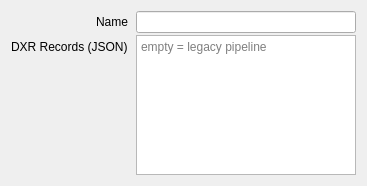
<?xml version="1.0" encoding="UTF-8"?>
<ui version="4.0">
 <class>ProgramProperties</class>
 <widget class="QWidget" name="ProgramProperties">
  <property name="geometry">
   <rect>
    <x>0</x>
    <y>0</y>
    <width>171</width>
    <height>175</height>
   </rect>
  </property>
  <layout class="QHBoxLayout" name="horizontalLayout">
   <item>
    <layout class="QFormLayout" name="formLayout">
     <property name="labelAlignment">
      <set>Qt::AlignRight|Qt::AlignTrailing|Qt::AlignVCenter</set>
     </property>
     <property name="horizontalSpacing">
      <number>8</number>
     </property>
     <property name="verticalSpacing">
      <number>2</number>
     </property>
     <property name="leftMargin">
      <number>0</number>
     </property>
     <property name="topMargin">
      <number>0</number>
     </property>
     <property name="rightMargin">
      <number>0</number>
     </property>
     <property name="bottomMargin">
      <number>0</number>
     </property>
     <item row="0" column="0">
      <widget class="QLabel" name="labelName">
       <property name="text">
        <string>Name</string>
       </property>
      </widget>
     </item>
     <item row="0" column="1">
      <widget class="QLineEdit" name="name"/>
     </item>
     <item row="1" column="0">
      <widget class="QLabel" name="labelRayTracing">
       <property name="text"><string>DXR Records (JSON)</string></property>
      </widget>
     </item>
     <item row="1" column="1">
      <widget class="QPlainTextEdit" name="rayTracing">
       <property name="minimumSize"><size><width>220</width><height>140</height></size></property>
       <property name="placeholderText"><string>empty = legacy pipeline</string></property>
       <property name="toolTip"><string>Optional Direct3D DXR export/group/record object. Only valid JSON objects are applied; invalid edits keep the previous configuration.</string></property>
      </widget>
     </item>
    </layout>
   </item>
  </layout>
 </widget>
 <resources/>
 <connections/>
</ui>
